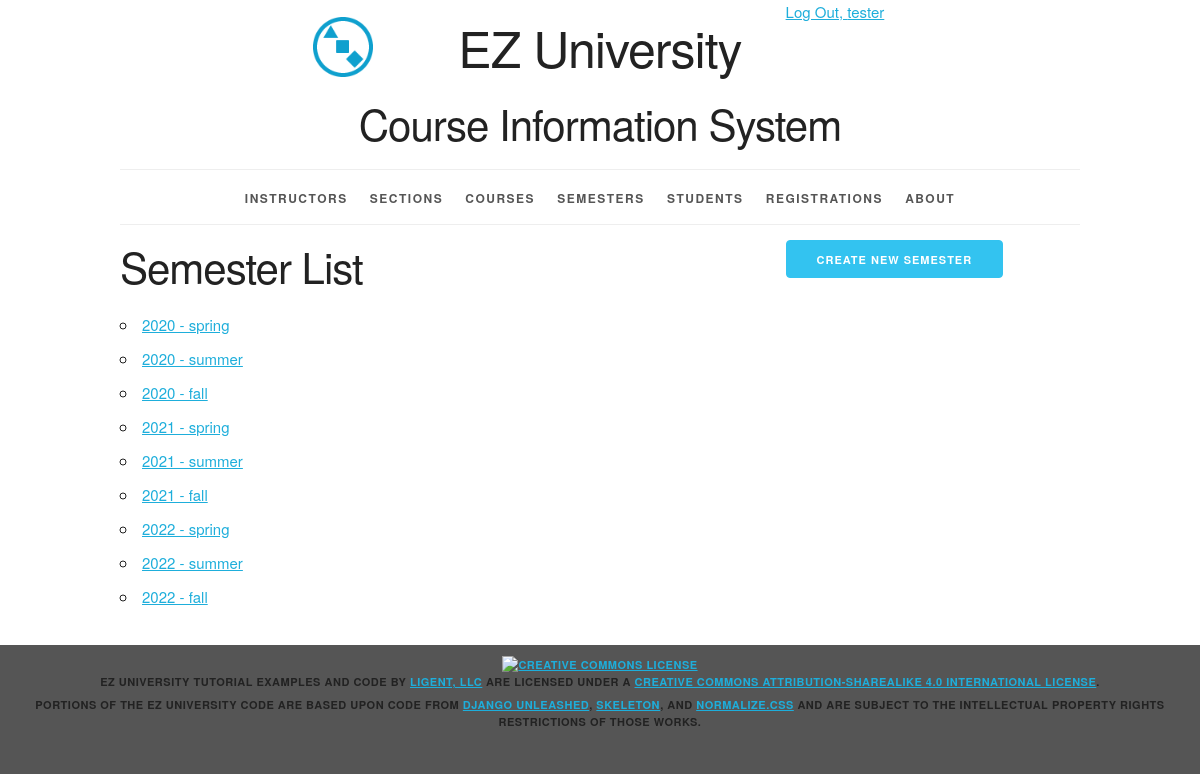
Screenshot of /semester/ (signed in) with the database file from the repository.
### courseinfo/models.py (models this page shows, shortened)
class Semester(models.Model):
    semester_id = models.AutoField(primary_key=True)
    year = models.ForeignKey(Year, related_name='semesters', on_delete=models.PROTECT)
    period = models.ForeignKey(Period, related_name='semesters', on_delete=models.PROTECT)
    def __str__(self):
        return '%s - %s' %(self.year.year, self.period.period_name)
    def get_absolute_url(self):
        return reverse('courseinfo_semester_detail_urlpattern',
                       kwargs={'pk':self.pk}
                       )
    class Meta:
        ordering = ['year__year', 'period__period_sequence']
        constraints = [
            UniqueConstraint(fields=['year', 'period'], name='unique_semester')
        ]

class Year(models.Model):
    year_id = models.AutoField(primary_key=True)
    year = models.IntegerField(unique=True)
    class Meta:
        ordering = ['year']

class Period(models.Model):
    period_id = models.AutoField(primary_key=True)
    period_sequence = models.IntegerField(unique=True)
    period_name = models.CharField(max_length=45, unique=True)
    class Meta:
        ordering = ['period_sequence']

### courseinfo/views.py (the view)
class SemesterList(LoginRequiredMixin, PermissionRequiredMixin,ListView):
    model = Semester
    permission_required = 'courseinfo.view_semester'

### courseinfo/templates/courseinfo/semester_list.html (shortened to what this page needs)
{% extends 'courseinfo/base.html' %}
{% block create_button %}
    {% if perms.courseinfo.add_semester %}
        <a
                href="{% url 'courseinfo_semester_create_urlpattern' %}"
                class="button button-primary">
            Create New Semester</a>
    {% endif %}
{% endblock %}
{% block org_content %}
    <h2>Semester List</h2>
    <ul>
        {% for semester in semester_list %}
            <li>
                <a href="{{ semester.get_absolute_url }}">
                    {{ semester }}</a>
            </li>
        {% empty %}
            <li><em>There are currently no semesters available.</em></li>
        {% endfor %}
    </ul>
{% endblock %}

### courseinfo/templates/courseinfo/base.html (shortened to what this page needs)
{% load static %}
<!DOCTYPE html>
<html lang="en">
<head>
    <link rel="stylesheet" type="text/css"
          href="{% static 'coursinfo/normalize.css' %}">
    <link rel="stylesheet" type="text/css"
          href="{% static 'courseinfo/skeleton.css' %}">
    <link rel="stylesheet" type="text/css"
          href="{% static 'courseinfo/style.css' %}">
</head>
<body>
<div class="container">
    <div class="status row">
        <div class="offset-by-eight four columns">
            <ul class="inline">
                {% if user.is_authenticated %}
                    <li><a href="{% url 'logout_urlpattern' %}">
                        Log Out, {{ user.get_username }}</a></li>
                {% else %}
                    <li><a href="{% url 'login_urlpattern' %}">
                        Log In</a></li>
                {% endif %}
            </ul>
        </div>
    </div>
    <header class="row">
        <div class="offset-by-one ten columns">
            <h1 class="logo">EZ University</h1>
            <h2>Course Information System</h2>
        </div>
    </header>
    <nav>
        <ul>
            {% if perms.courseinfo.view_instructor %}
                <li>
                    <a href="{% url 'courseinfo_instructor_list_urlpattern' %}">
                        Instructors</a></li>
            {% endif %}
            {% if perms.courseinfo.view_section %}
                <li>
                    <a href="{% url 'courseinfo_section_list_urlpattern' %}">
                        Sections</a></li>
            {% endif %}
            {% if perms.courseinfo.view_course %}
                <li>
                    <a href="{% url 'courseinfo_course_list_urlpattern' %}">
                        Courses</a></li>
            {% endif %}
            {% if perms.courseinfo.view_semester %}
                <li>
                    <a href="{% url 'courseinfo_semester_list_urlpattern' %}">
                        Semesters</a></li>
            {% endif %}
            {% if perms.courseinfo.view_student %}
                <li>
                    <a href="{% url 'courseinfo_student_list_urlpattern' %}">
                        Students</a></li>
            {% endif %}
            {% if perms.courseinfo.view_registration %}
                <li>
                    <a href="{% url 'courseinfo_registration_list_urlpattern' %}">
                        Registrations</a></li>
            {% endif %}
            <li>
                <a href="{% url 'about_urlpattern' %}">
                    About</a></li>
        </ul>
    </nav>
    <main>
        {% block content %}
            <div class="row">
                <section class="eight columns">
                    {% block org_content %}{% endblock %}
                </section>
                <section class="desktop four columns">
                    {% block create_button %}{% endblock %}
                </section>
            </div>
        {% endblock %}
    </main>
</div>
<footer>
    <p>
        <a rel="license" href="http://creativecommons.org/licenses/by-sa/4.0/">
            <img alt="Creative Commons License" style="border-width:0"
                 src="https://i.creativecommons.org/l/by-sa/4.0/88x31.png"/>
        </a><br/><span property="dct:title">EZ University Tutorial Examples and Code</span>
        by
        <a href="https://www.ligent.net" property="cc:attributionName"
           rel="cc:attributionURL">Ligent, LLC</a> are licensed under a
        <a rel="license" href="http://creativecommons.org/licenses/by-sa/4.0/">Creative Commons Attribution-ShareAlike
            4.0 International License</a>.
    </p>
    <p>Portions of the EZ University code are based upon code from
        <a href="https://django-unleashed.com">Django Unleashed</a>,
        <a href="http://getskeleton.com/">Skeleton</a>, and
        <a href="https://necolas.github.io/normalize.css/">Normalize.css</a> and
        are subject to the intellectual property rights restrictions of those works.
    </p>
</footer>
</body>
</html>

### courseinfo/static/courseinfo/skeleton.css (style rules this page uses)
.container { position: relative; width: 100%; max-width: 960px; margin: 0 auto; padding: 0 20px; box-sizing: border-box; }
.column, .columns { width: 100%; float: left; box-sizing: border-box; }
@media (min-width: 400px) { .container { width: 85%; padding: 0; } }
@media (min-width: 550px) { .container { width: 80%; } }
@media (min-width: 550px) { .column, .columns { margin-left: 4%; } }
@media (min-width: 550px) { .column:first-child, .columns:first-child { margin-left: 0; } }
@media (min-width: 550px) { .four.columns { width: 30.6666666667%; } }
@media (min-width: 550px) { .eight.columns { width: 65.3333333333%; } }
@media (min-width: 550px) { .ten.columns { width: 82.6666666667%; } }
@media (min-width: 550px) { .offset-by-one.column, .offset-by-one.columns { margin-left: 8.66666666667%; } }
@media (min-width: 550px) { .offset-by-eight.column, .offset-by-eight.columns { margin-left: 69.3333333333%; } }
html { font-size: 62.5%; }
body { font-size: 1.5em; line-height: 1.6; font-weight: 400; font-family: "Raleway", "HelveticaNeue", "Helvetica Neue", Helvetica, Arial, sans-serif; color: #222; }
h1, h2, h3, h4, h5, h6 { margin-top: 0; margin-bottom: 2rem; font-weight: 300; }
h1 { font-size: 4.0rem; line-height: 1.2; letter-spacing: -.1rem; }
h2 { font-size: 3.6rem; line-height: 1.25; letter-spacing: -.1rem; }
@media (min-width: 550px) { h1 { font-size: 5.0rem; } }
@media (min-width: 550px) { h2 { font-size: 4.2rem; } }
p { margin-top: 0; }
a { color: #1EAEDB; }
.button, button, input[type="submit"], input[type="reset"], input[type="button"] { display: inline-block; height: 38px; padding: 0 30px; color: #555; text-align: center; font-size: 11px; font-weight: 600; line-height: 38px; letter-spacing: .1rem; text-transform: uppercase; text-decoration: none; white-space: nowrap; background-color: transparent; border-radius: 4px; border: 1px solid #bbb; cursor: pointer; box-sizing: border-box; }
.button.button-primary, button.button-primary, input[type="submit"].button-primary, input[type="reset"].button-primary, input[type="button"].button-primary { color: #FFF; background-color: #33C3F0; border-color: #33C3F0; }
ul { list-style: circle inside; }
ol, ul { padding-left: 0; margin-top: 0; }
li { margin-bottom: 1rem; }
button, .button { margin-bottom: 1rem; }
pre, blockquote, dl, figure, table, p, ul, ol, form { margin-bottom: 2.5rem; }
.container:after, .row:after, .u-cf { content: ""; display: table; clear: both; }

### courseinfo/static/courseinfo/style.css (style rules this page uses)
.desktop { display: none; }
@media (min-width: 550px) { .desktop { display: block; } }
html { height: 100%; background-color: #555; }
body { background-color: white; }
body>div>header { text-align: center;; }
header h1 { display: inline-block; font-weight: normal; font-style: normal; width: 100%; margin-top: 0; padding-top: 0; }
.logo { padding-top: 50px; background-image: url("/static/courseinfo/logo.png"); background-size: 50px; background-repeat: no-repeat; background-position: top; }
@media (min-width: 750px) { .logo { padding-top: 0; background-size: contain; background-position: 0% 0%; } }
@media (min-width: 1000px) { .logo { background-position: 10% 0%; } }
@media (min-width: 1200px) { .logo { background-position: 15% 0%; } }
nav { border-top: 1px solid #eee; width: 100%; border-bottom: 1px solid #eee; margin: 0 0 1em; padding: 0; }
nav ul { margin: 0; padding: 1em 0; list-style-type: none; text-align: center; }
nav ul li { display: inline; padding: 0; margin: 0 0.25em; font-weight: 600; text-transform: uppercase; text-align: center; font-size: 1rem; letter-spacing: .10rem; }
@media (min-width: 400px) { nav ul li { letter-spacing: .15rem; font-size: 1.2rem; margin: 0 0.5em; } }
@media (min-width: 550px) { nav ul li { margin: 0 0.75em; } }
nav ul li a { color: #555; text-decoration: none; background-color: transparent; cursor: pointer; }
.inline { list-style-type: none; padding: 0; margin: 0 0 -0.5em; }
.inline li { display: inline; }
body>footer { width: 100%; background-color: #555; font-size: 1.1rem; letter-spacing: .05rem; font-weight: 600; text-transform: uppercase; text-align: center; padding: 1em 0; margin: 1em 0; }
body>footer p { margin-bottom: 0.5rem; }

### rows the page displays
Semester: year+period "2020 - spring"
Semester: year+period "2020 - summer"
Semester: year+period "2020 - fall"
Semester: year+period "2021 - spring"
Semester: year+period "2021 - summer"
Semester: year+period "2021 - fall"
Semester: year+period "2022 - spring"
Semester: year+period "2022 - summer"
Semester: year+period "2022 - fall"

### other values shown
{{ user.get_username }} "tester"
